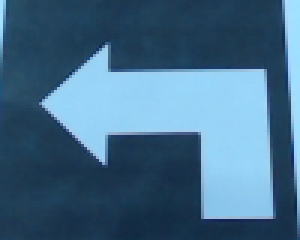
#> input picture src/marathon/data/mr1.png, 100 x 80 px (shown 3 times larger); its folder holds only this picture in this run
$ python -i asdf.py   (imports and definitions only)
#> lines starting #> are read from the running program, lines starting #| are printed output that depends on the picture; after the words box and inside, x2 and y2 are one past the last pixel; in counts of white or black regions, pixels touching at a corner belong together
#> further down, picture is the input picture: shape (80, 100, 3); mean B, G, R 135.2, 106.6, 68.2
#!/usr/bin/env python

import cv2
import numpy as np

#HSV color range
BLUE_LOWER = np.array([85, 80, 55])
BLUE_UPPER = np.array([125, 255, 255])


BLUE_Y_LOWER = np.array([0, 0, 10])
BLUE_Y_UPPER = np.array([20, 100, 120])

BLUE_Y2_LOWER = np.array([160, 0, 60])
BLUE_Y2_UPPER = np.array([180, 100, 160])

YELLOW_LOWER = np.array([10, 100, 90])
YELLOW_UPPER = np.array([30, 230, 255])

RED_LOWER1 = np.array([0, 90, 10])
RED_UPPER1 = np.array([10, 255, 255])
RED_LOWER2 = np.array([170, 90, 10])
RED_UPPER2 = np.array([180, 255, 255])


def frame_process(frame):
    #cv2.imshow('webcam',frame)
    '''Main process

    '''
    '''Main image processing area.

    Args:
        frame: A numpy array, image catched from webcam.
    '''

    hsv_img = cv2.cvtColor(frame.copy(), cv2.COLOR_BGR2HSV)
#> hsv_img: shape (80, 100, 3); mean H, S, V 103, 143.7, 135.2
    gray_img = cv2.cvtColor(frame, cv2.COLOR_BGR2GRAY)
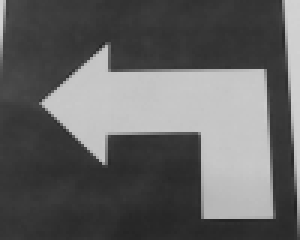
#> gray_img: shape (80, 100) (shown 3 times larger); min 35, max 211, mean 98.3

    kernel = np.ones((3,3),np.uint8)

    global mask_blue
    mask_blue = cv2.inRange(hsv_img, BLUE_LOWER, BLUE_UPPER)
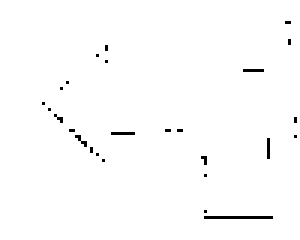
#> mask_blue: shape (80, 100) (shown 3 times larger); 98.9% white; black in thin lines or dots, all inside (x1, y1, x2, y2) = (14, 7, 99, 73)
    mask_y_blue = cv2.inRange(hsv_img, BLUE_Y_LOWER, BLUE_Y_UPPER)
#> mask_y_blue: shape (80, 100); every value is 0
    mask_y2_blue = cv2.inRange(hsv_img, BLUE_Y2_LOWER, BLUE_Y2_UPPER)


    mask_blue = np.bitwise_or(np.bitwise_or(mask_blue,mask_y_blue),mask_y2_blue)
    mask_blue = cv2.dilate(mask_blue, np.ones((3, 3)))
#> mask_blue: shape (80, 100); every value is 255
    mask_blue = cv2.erode(mask_blue, np.ones((3, 3)))
    mask_blue = cv2.erode(mask_blue, np.ones((3, 3)),iterations = 1)
    mask_blue = cv2.dilate(mask_blue, np.ones((3, 3)),iterations = 1)

    mask_yellow = cv2.inRange(hsv_img, YELLOW_LOWER, YELLOW_UPPER)
    mask_yellow = cv2.erode(mask_yellow, np.ones((3, 3)))
    mask_yellow = cv2.dilate(mask_yellow, np.ones((3, 3)))
    mask_yellow = cv2.dilate(mask_yellow, np.ones((3, 3)))
    mask_yellow = cv2.erode(mask_yellow, np.ones((3, 3)))


    mask_red1 = cv2.inRange(hsv_img, RED_LOWER1, RED_UPPER1)
    mask_red2 = cv2.inRange(hsv_img, RED_LOWER2, RED_UPPER2)
    mask_red = np.bitwise_or(mask_red1, mask_red2)
    mask_red = cv2.erode(mask_red, np.ones((3, 3)))
    mask_red = cv2.dilate(mask_red, np.ones((3, 3)))
    mask_red = cv2.dilate(mask_red, np.ones((3, 3)))
    mask_red = cv2.erode(mask_red, np.ones((3, 3)))

    global roi_near
    roi_near = mask_blue[int(mask_blue.shape[0] * 0.625):, :]
#> roi_near: shape (30, 100); every value is 255

    side_height = 0.3
    side_width = 0.3
    side_margin = 0.1

    roi_left_yellow = mask_yellow[int(mask_yellow.shape[0] * (1-side_height)):, int(mask_yellow.shape[1] * side_margin):int(mask_yellow.shape[1] * (side_width+side_margin))]
#> roi_left_yellow: shape (24, 30); every value is 0
    roi_left = gray_img[int(mask_yellow.shape[0] * (1-side_height)):, int(mask_yellow.shape[1] * side_margin):int(mask_yellow.shape[1] * (side_width+side_margin))]
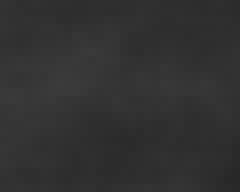
#> roi_left: shape (24, 30) (shown 8 times larger); min 40, max 59, mean 49.5
    roi_right_yellow = mask_yellow[int(mask_yellow.shape[0] * (1-side_height)):, int(mask_yellow.shape[1] * (1-side_width-side_margin)):int(mask_yellow.shape[1] * (1-side_margin))]
    roi_right = gray_img[int(mask_yellow.shape[0] * (1-side_height)):, int(mask_yellow.shape[1] * (1-side_width-side_margin)):int(mask_yellow.shape[1] * (1-side_margin))]
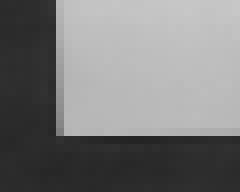
#> roi_right: shape (24, 30) (shown 8 times larger); min 36, max 199, mean 121.5

    roi_near_yellow = mask_yellow[int(mask_yellow.shape[0] * 0.8):, int(mask_yellow.shape[1] * 0.25):int(mask_yellow.shape[1] * 0.75)]


    roi_red = mask_red[int(mask_red.shape[0] * 0.24):int(mask_red.shape[0] * 0.28),\
int(mask_red.shape[1] * 0.485):int(mask_red.shape[1] * 0.515)]
#> roi_red = [[0, 0, 0], [0, 0, 0], [0, 0, 0]]
    cv2.rectangle(frame, (int(mask_red.shape[1] * 0.485), int(mask_red.shape[0] * 0.24)),\
(int(mask_red.shape[1] * 0.515), int(mask_red.shape[0] * 0.28)), (0, 0, 255), 1)


    roi_yellow = np.concatenate((np.concatenate((roi_left,roi_right), axis = 1), np.concatenate(((roi_left_yellow,roi_right_yellow)),axis = 1)),axis = 0)
    cv2.line(roi_yellow,(0,roi_yellow.shape[0]/2),(roi_yellow.shape[1],roi_yellow.shape[0]/2),255,1)
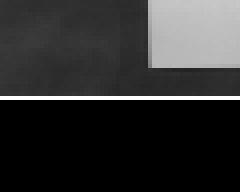
#> roi_yellow: shape (48, 60) (shown 4 times larger); min 0, max 255, mean 48.1
    cv2.line(roi_yellow,(roi_yellow.shape[1]/2,0),(roi_yellow.shape[1]/2,roi_yellow.shape[0]),255,1)
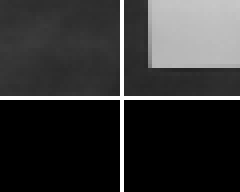
#> roi_yellow: shape (48, 60) (shown 4 times larger); 1.63% of pixels changed, all inside (x1, y1, x2, y2) = (30, 0, 31, 48)

    gray_img = cv2.cvtColor(gray_img, cv2.COLOR_GRAY2BGR)
#> gray_img: shape (80, 100, 3)

    vis = np.concatenate((hsv_img, gray_img, frame), axis=1)
#> vis: shape (80, 300, 3); mean H, S, V 112.1, 116.2, 100.7

    global lava
    lava = cv2.dilate(mask_blue, np.ones((200, 200)))

    rbl = np.concatenate((mask_red, mask_blue, lava), axis = 1)
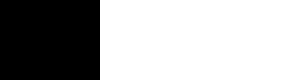
#> rbl: shape (80, 300); 66.7% white; 1 black region, box (x1, y1, x2, y2) and area: (0, 0, 100, 80) 8000
    cv2.line(rbl,(mask_red.shape[1],0),(mask_red.shape[1],mask_red.shape[0]),255,1)
    cv2.line(rbl,(mask_red.shape[1]*2,0),(mask_red.shape[1]*2,mask_red.shape[0]),255,1)

    # [11 lines of commented-out code are left out]

    global state

    global encounter_wall
    global encounter_gate
    global left_wall_area
    global right_wall_area
    global encounter_left_border9
    global encounter_right_border
    global encounter_yellow

    if white_area(roi_red) > 0.7:
        encounter_gate = 1
    else:
        encounter_gate = 0

    if white_area(roi_near) > 0.2:
        encounter_wall = 1
    else:
        encounter_wall = 0

    if white_area(roi_left_yellow) > 0.3:
        encounter_left_border = 1
    else:
        encounter_left_border = 0

    if white_area(roi_right_yellow) > 0.3:
        encounter_right_border = 1
    else:
        encounter_right_border = 0

    if white_area(roi_near_yellow) > 0.1:
        encounter_yellow = 1
    else:
        encounter_yellow = 0

    if cv2.waitKey(1) == 27:
        rospy.signal_shutdown('ESC is pressed!')


def white_area(frame):
    '''Calculate white(value == 255) pixels in a "1-channel" image, in ratio.
    '''
#> (the run stopped early here; a loop or call above may not have finished)

$ run again, on src/marathon/data/mr2.png
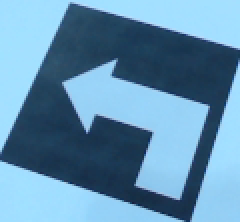
#> input picture src/marathon/data/mr2.png, 120 x 111 px (shown 2 times larger)
#> picture is the input picture: shape (111, 120, 3); mean B, G, R 174.4, 143.7, 98.5
#> hsv_img: shape (111, 120, 3); mean H, S, V 102.5, 127, 174.4
#> in frame_process, `mask_blue = cv2.inRange(hsv_img, BLUE_LOWER, BLUE_UPPER)`:
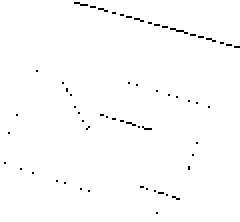
#> mask_blue: shape (111, 120) (shown 2 times larger); 99.1% white; black in thin lines or dots
#> mask_y_blue: shape (111, 120); every value is 0
#> roi_near: shape (42, 120); every value is 255
#> roi_left_yellow: shape (34, 36); every value is 0
#> roi_near_yellow: shape (23, 60); every value is 0
#> roi_red = [[0, 0, 0], [0, 0, 0], [0, 0, 0], [0, 0, 0], [0, 0, 0]]
#> vis: shape (111, 360, 3); mean H, S, V 136.8, 134.8, 135.6
#> in frame_process, `rbl = np.concatenate((mask_red, mask_blue, lava), axis = 1)`:
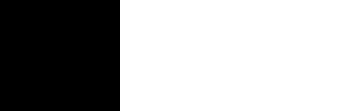
#> rbl: shape (111, 360); 66.7% white; 1 black region, box (x1, y1, x2, y2) and area: (0, 0, 120, 111) 13320

$ run again, on src/marathon/data/mr3.png
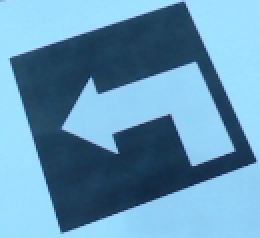
#> input picture src/marathon/data/mr3.png, 130 x 119 px (shown 2 times larger)
#> picture is the input picture: shape (119, 130, 3); mean B, G, R 181.1, 150.6, 101.1
#> hsv_img: shape (119, 130, 3); mean H, S, V 101.8, 128.2, 181.1
#> in frame_process, `mask_blue = cv2.inRange(hsv_img, BLUE_LOWER, BLUE_UPPER)`:
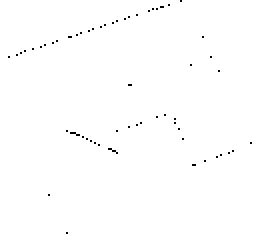
#> mask_blue: shape (119, 130) (shown 2 times larger); 99.5% white; black in thin lines or dots
#> mask_y_blue: shape (119, 130); every value is 0
#> roi_near: shape (45, 130); every value is 255
#> roi_left_yellow: shape (36, 39); every value is 0
#> roi_near_yellow: shape (24, 65); every value is 0
#> roi_red = [[0, 0, 0], [0, 0, 0], [0, 0, 0], [0, 0, 0], [0, 0, 0]]
#> vis: shape (119, 390, 3); mean H, S, V 140.7, 139.4, 140.6
#> in frame_process, `rbl = np.concatenate((mask_red, mask_blue, lava), axis = 1)`:
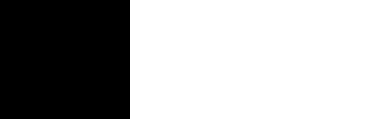
#> rbl: shape (119, 390); 66.7% white; 1 black region, box (x1, y1, x2, y2) and area: (0, 0, 130, 119) 15470
